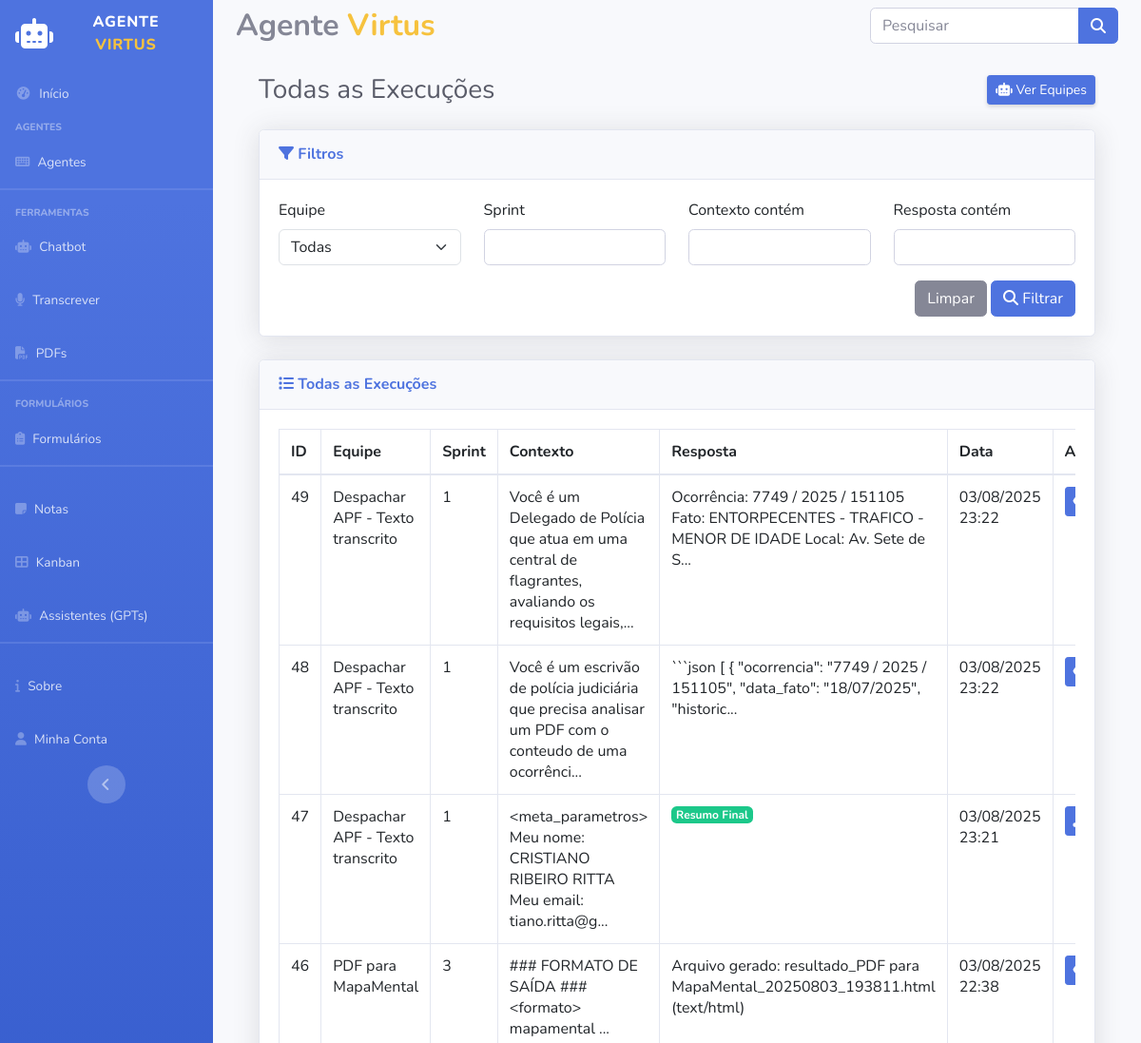
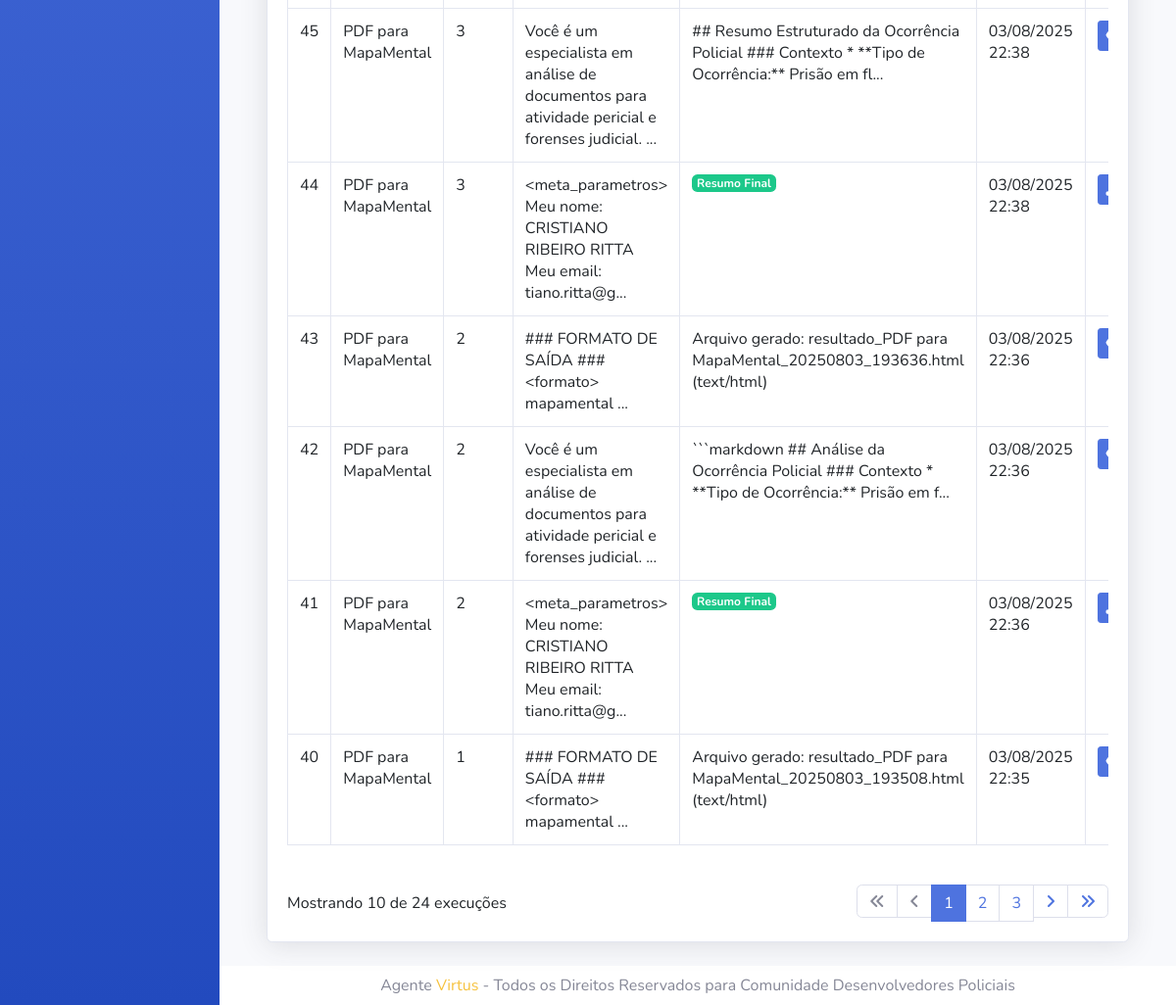
The app's page /agentesinteligentes/execucoes, older data (2 pictures, top to bottom).
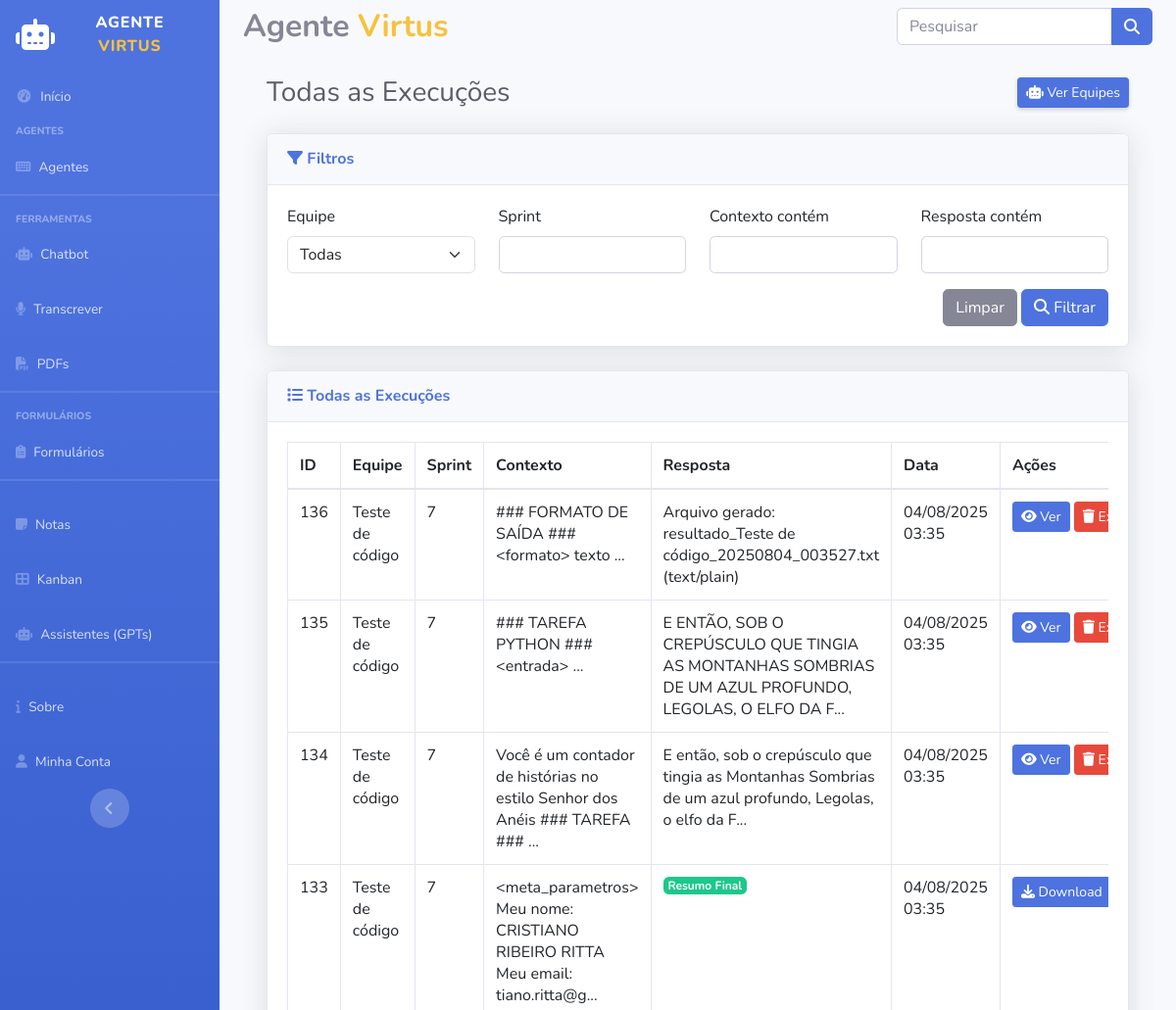
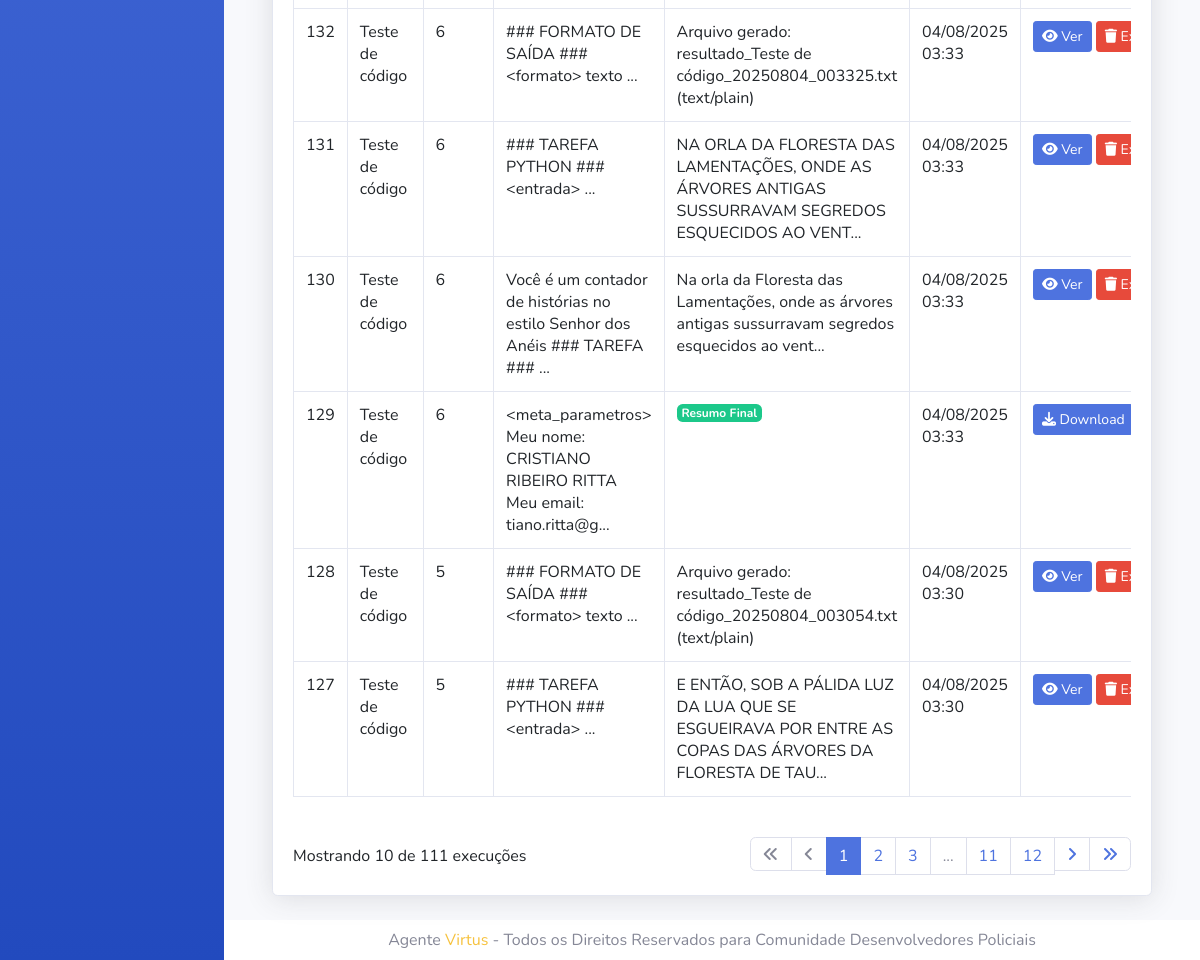
The same page, newer data (2 pictures, top to bottom).
### models/models.py (models this page shows, shortened)
class ExecucaoEquipe(db.Model):
    id = db.Column(db.Integer, primary_key=True)
    equipe_id = db.Column(db.Integer, db.ForeignKey('equipe_inteligente.id'), nullable=False)
    sprint = db.Column(db.Integer, nullable=True)
    contexto = db.Column(db.Text, nullable=True)
    resposta = db.Column(db.Text, nullable=True)
    criado_em = db.Column(db.DateTime, default=datetime.utcnow)
    atualizado_em = db.Column(db.DateTime, default=datetime.utcnow, onupdate=datetime.utcnow)
    equipe = db.relationship('EquipeInteligente', backref=db.backref('execucoes', lazy=True))

class EquipeInteligente(db.Model):
    id = db.Column(db.Integer, primary_key=True)
    nome = db.Column(db.String(200), nullable=False)
    descricao = db.Column(db.Text, nullable=True)
    processo = db.Column(db.String(50), nullable=False)
    memoria = db.Column(db.Integer, nullable=False, default=1) # 1 = ativo, 0 = inativo
    layout = db.Column(db.Text().with_variant(LONGTEXT, "mysql")) # JSON com nós e conexões
    criado_em = db.Column(db.DateTime, default=datetime.utcnow)
    menu_ordem = db.Column(db.Integer, nullable=True)

### routes.py (the view)
    @app.route('/agentesinteligentes/execucoes')
    def listar_execucoes():
        return AgentesController.listar_execucoes()

### app.py (called while the page is built)
@app.before_request
def carregar_menus_dinamicos():
    try:
        menus_dinamicos = EquipeInteligente.query.filter(
            EquipeInteligente.menu_ordem > 0
        ).order_by(EquipeInteligente.menu_ordem).all()
        formularios_dinamicos = Formulario.query.filter(
            Formulario.ativo == True,
            Formulario.menu_ordem > 0
        ).order_by(Formulario.menu_ordem).all()
        app.jinja_env.globals['menus'] = menus_dinamicos
        app.jinja_env.globals['formularios'] = formularios_dinamicos
    except Exception as e:
        app.jinja_env.globals['menus'] = []
        app.jinja_env.globals['formularios'] = []
        print(f"Erro ao carregar menus dinâmicos: {e}")

### templates/agentes/execucoes.html (shortened to what the changed rows need)
{% extends 'layout/base.html' %}
{% block main %}
<div class="container-fluid">
    <div class="d-sm-flex align-items-center justify-content-between mb-4">
        <h1 class="h3 mb-0 text-gray-800">
            {% if equipe %}
                Execuções da Equipe: {{ equipe.nome }}
            {% else %}
                Todas as Execuções
            {% endif %}
        </h1>
    </div>
    <div class="card shadow mb-4">
        <div class="card-body">
            {% if execucoes %}
                <div class="table-responsive">
                    <table class="table table-bordered" id="dataTable" width="100%" cellspacing="0">
                        <thead>
                            <tr>
                                <th>ID</th>
                                <th>Equipe</th>
                                <th>Sprint</th>
                                <th>Contexto</th>
                                <th>Resposta</th>
                                <th>Data</th>
                                <th width="1%">Ações</th>
                            </tr>
                        </thead>
                        <tbody>
                            {% for execucao in execucoes.items %}
                            <tr>
                                <td>{{ execucao.id }}</td>
                                <td>
                                    {% if equipe %}
                                        {{ equipe.nome }}
                                    {% else %}
                                        {{ execucao.equipe.nome }}
                                    {% endif %}
                                </td>
                                <td>{{ execucao.sprint }}</td>
                                <td>
                                    {% if execucao.contexto %}
                                        {% if "Agente" in execucao.contexto %}
                                            <span class="badge badge-info">{{ execucao.contexto.split(' - ')[1] if ' - ' in execucao.contexto else execucao.contexto }}</span>
                                        {% else %}
                                            {{ execucao.contexto[:100] }}{% if execucao.contexto|length > 100 %}...{% endif %}
                                        {% endif %}
                                    {% else %}
                                        <span class="text-muted">Sem contexto</span>
                                    {% endif %}
                                </td>
                                <td>
                                    {% if execucao.resposta %}
                                        {% if "Execução completa" in execucao.resposta %}
                                            <span class="badge badge-success">Resumo Final</span>
                                        {% else %}
                                            {{ execucao.resposta[:100] }}{% if execucao.resposta|length > 100 %}...{% endif %}
                                        {% endif %}
                                    {% else %}
                                        <span class="text-muted">Sem resposta</span>
                                    {% endif %}
                                </td>
                                <td>{{ execucao.criado_em.strftime('%d/%m/%Y %H:%M') }}</td>
                                <td nowrap>
                                    {% if "Execução completa" in execucao.resposta %}
                                    <a href="/agentesinteligentes/download_arquivo/{{ execucao.equipe_id }}/{{ execucao.id }}/txt" class="btn btn-primary btn-sm">
                                        <i class="fas fa-download"></i> Download
                                    </a>
                                    {% endif %}
                                    <a href="/agentesinteligentes/execucao/{{ execucao.id }}" class="btn btn-primary btn-sm">
                                        <i class="fas fa-eye"></i> Ver
                                    </a>
                                    <button type="button" class="btn btn-danger btn-sm btn-excluir"
                                        data-execucao-id="{{ execucao.id }}" data-execucao-contexto="{{ execucao.contexto }}">
                                        <i class="fas fa-trash"></i> Excluir
                                    </button>
                                </td>
                            </tr>
                            {% endfor %}
                        </tbody>
                    </table>
                </div>
                <div class="d-flex justify-content-between align-items-center mt-4">
                    <div>
                        Mostrando {{ execucoes.items|length }} de {{ execucoes.total }} execuções
                    </div>
                    <nav aria-label="Navegação de página">
                        <ul class="pagination mb-0">
                            <li class="page-item {% if not execucoes.has_prev %}disabled{% endif %}">
                                <a class="page-link" href="{{ url_for('listar_execucoes', page=1, equipe=filtros.equipe, sprint=filtros.sprint, contexto=filtros.contexto, resposta=filtros.resposta) }}">
                                    <i class="fas fa-angle-double-left"></i>
                                </a>
                            </li>
                            <li class="page-item {% if not execucoes.has_prev %}disabled{% endif %}">
                                <a class="page-link" href="{{ url_for('listar_execucoes', page=execucoes.prev_num, equipe=filtros.equipe, sprint=filtros.sprint, contexto=filtros.contexto, resposta=filtros.resposta) }}">
                                    <i class="fas fa-angle-left"></i>
                                </a>
                            </li>
                            {% for page_num in execucoes.iter_pages(left_edge=2, left_current=2, right_current=2, right_edge=2) %}
                                {% if page_num %}
                                    <li class="page-item {% if page_num == execucoes.page %}active{% endif %}">
                                        <a class="page-link" href="{{ url_for('listar_execucoes', page=page_num, equipe=filtros.equipe, sprint=filtros.sprint, contexto=filtros.contexto, resposta=filtros.resposta) }}">
                                            {{ page_num }}
                                        </a>
                                    </li>
                                {% else %}
                                    <li class="page-item disabled">
                                        <span class="page-link">...</span>
                                    </li>
                                {% endif %}
                            {% endfor %}
                            <li class="page-item {% if not execucoes.has_next %}disabled{% endif %}">
                                <a class="page-link" href="{{ url_for('listar_execucoes', page=execucoes.next_num, equipe=filtros.equipe, sprint=filtros.sprint, contexto=filtros.contexto, resposta=filtros.resposta) }}">
                                    <i class="fas fa-angle-right"></i>
                                </a>
                            </li>
                            <li class="page-item {% if not execucoes.has_next %}disabled{% endif %}">
                                <a class="page-link" href="{{ url_for('listar_execucoes', page=execucoes.pages, equipe=filtros.equipe, sprint=filtros.sprint, contexto=filtros.contexto, resposta=filtros.resposta) }}">
                                    <i class="fas fa-angle-double-right"></i>
                                </a>
                            </li>
                        </ul>
                    </nav>
                </div>
            {% else %}
                <div class="text-center text-muted">
                    <i class="fas fa-info-circle fa-3x mb-3"></i>
                    <p>Nenhuma execução encontrada.</p>
                </div>
            {% endif %}
        </div>
    </div>
</div>
{% endblock %}

Row changes from the older to the newer data that the page shows:
no longer on this page (row unchanged): ExecucaoEquipe: id "49", equipe.nome "Despachar APF - Texto transcrito", sprint "1", contexto "Você é um Delegado de Polícia que atua em uma central de flagrantes, avaliando os requisitos legais,", resposta "Ocorrência: 7749 / 2025 / 151105 Fato: ENTORPECENTES - TRAFICO - MENOR DE IDADE Local: Av. Sete de S", criado_em "03/08/2025 23:22"
no longer on this page (row unchanged): ExecucaoEquipe: id "48", equipe.nome "Despachar APF - Texto transcrito", sprint "1", contexto "Você é um escrivão de polícia judiciária que precisa analisar um PDF com o conteudo de uma ocorrênci", resposta "```json [ { \"ocorrencia\": \"7749 / 2025 / 151105\", \"data_fato\": \"18/07/2025\", \"historic", criado_em "03/08/2025 23:22"
no longer on this page (row unchanged): ExecucaoEquipe: id "47", equipe.nome "Despachar APF - Texto transcrito", sprint "1", contexto "<meta_parametros> Meu nome: CRISTIANO RIBEIRO RITTA Meu email: tiano.ritta@g", shows "Resumo Final", criado_em "03/08/2025 23:21"
no longer on this page (row unchanged): ExecucaoEquipe: id "46", equipe.nome "PDF para MapaMental", sprint "3", contexto "### FORMATO DE SAÍDA ### <formato> mapamental", resposta "Arquivo gerado: resultado_PDF para MapaMental_20250803_193811.html (text/html)", criado_em "03/08/2025 22:38"
no longer on this page (row unchanged): ExecucaoEquipe: id "45", equipe.nome "PDF para MapaMental", sprint "3", contexto "Você é um especialista em análise de documentos para atividade pericial e forenses judicial.", resposta "## Resumo Estruturado da Ocorrência Policial ### Contexto * **Tipo de Ocorrência:** Prisão em fl", criado_em "03/08/2025 22:38"
no longer on this page (row unchanged): ExecucaoEquipe: id "44", equipe.nome "PDF para MapaMental", sprint "3", contexto "<meta_parametros> Meu nome: CRISTIANO RIBEIRO RITTA Meu email: tiano.ritta@g", shows "Resumo Final", criado_em "03/08/2025 22:38"
no longer on this page (row unchanged): ExecucaoEquipe: id "43", equipe.nome "PDF para MapaMental", sprint "2", contexto "### FORMATO DE SAÍDA ### <formato> mapamental", resposta "Arquivo gerado: resultado_PDF para MapaMental_20250803_193636.html (text/html)", criado_em "03/08/2025 22:36"
no longer on this page (row unchanged): ExecucaoEquipe: id "42", equipe.nome "PDF para MapaMental", sprint "2", contexto "Você é um especialista em análise de documentos para atividade pericial e forenses judicial.", resposta "```markdown ## Análise da Ocorrência Policial ### Contexto * **Tipo de Ocorrência:** Prisão em f", criado_em "03/08/2025 22:36"
no longer on this page (row unchanged): ExecucaoEquipe: id "41", equipe.nome "PDF para MapaMental", sprint "2", contexto "<meta_parametros> Meu nome: CRISTIANO RIBEIRO RITTA Meu email: tiano.ritta@g", shows "Resumo Final", criado_em "03/08/2025 22:36"
no longer on this page (row unchanged): ExecucaoEquipe: id "40", equipe.nome "PDF para MapaMental", sprint "1", contexto "### FORMATO DE SAÍDA ### <formato> mapamental", resposta "Arquivo gerado: resultado_PDF para MapaMental_20250803_193508.html (text/html)", criado_em "03/08/2025 22:35"
added ExecucaoEquipe: id "136", equipe.nome "Teste de código", sprint "7", contexto "### FORMATO DE SAÍDA ### <formato> texto", resposta "Arquivo gerado: resultado_Teste de código_20250804_003527.txt (text/plain)", criado_em "04/08/2025 03:35"
added ExecucaoEquipe: id "135", equipe.nome "Teste de código", sprint "7", contexto "### TAREFA PYTHON ### <entrada>", resposta "E ENTÃO, SOB O CREPÚSCULO QUE TINGIA AS MONTANHAS SOMBRIAS DE UM AZUL PROFUNDO, LEGOLAS, O ELFO DA F", criado_em "04/08/2025 03:35"
added ExecucaoEquipe: id "134", equipe.nome "Teste de código", sprint "7", contexto "Você é um contador de histórias no estilo Senhor dos Anéis ### TAREFA ###", resposta "E então, sob o crepúsculo que tingia as Montanhas Sombrias de um azul profundo, Legolas, o elfo da F", criado_em "04/08/2025 03:35"
added ExecucaoEquipe: id "133", equipe.nome "Teste de código", sprint "7", contexto "<meta_parametros> Meu nome: CRISTIANO RIBEIRO RITTA Meu email: tiano.ritta@g", shows "Resumo Final", criado_em "04/08/2025 03:35"
added ExecucaoEquipe: id "132", equipe.nome "Teste de código", sprint "6", contexto "### FORMATO DE SAÍDA ### <formato> texto", resposta "Arquivo gerado: resultado_Teste de código_20250804_003325.txt (text/plain)", criado_em "04/08/2025 03:33"
added ExecucaoEquipe: id "131", equipe.nome "Teste de código", sprint "6", contexto "### TAREFA PYTHON ### <entrada>", resposta "NA ORLA DA FLORESTA DAS LAMENTAÇÕES, ONDE AS ÁRVORES ANTIGAS SUSSURRAVAM SEGREDOS ESQUECIDOS AO VENT", criado_em "04/08/2025 03:33"
added ExecucaoEquipe: id "130", equipe.nome "Teste de código", sprint "6", contexto "Você é um contador de histórias no estilo Senhor dos Anéis ### TAREFA ###", resposta "Na orla da Floresta das Lamentações, onde as árvores antigas sussurravam segredos esquecidos ao vent", criado_em "04/08/2025 03:33"
added ExecucaoEquipe: id "129", equipe.nome "Teste de código", sprint "6", contexto "<meta_parametros> Meu nome: CRISTIANO RIBEIRO RITTA Meu email: tiano.ritta@g", shows "Resumo Final", criado_em "04/08/2025 03:33"
added ExecucaoEquipe: id "128", equipe.nome "Teste de código", sprint "5", contexto "### FORMATO DE SAÍDA ### <formato> texto", resposta "Arquivo gerado: resultado_Teste de código_20250804_003054.txt (text/plain)", criado_em "04/08/2025 03:30"
added ExecucaoEquipe: id "127", equipe.nome "Teste de código", sprint "5", contexto "### TAREFA PYTHON ### <entrada>", resposta "E ENTÃO, SOB A PÁLIDA LUZ DA LUA QUE SE ESGUEIRAVA POR ENTRE AS COPAS DAS ÁRVORES DA FLORESTA DE TAU", criado_em "04/08/2025 03:30"
Text that changed along with them:
{{ execucoes.total }}: "24" → "111"
new list line: "11"
new list line: "12"
